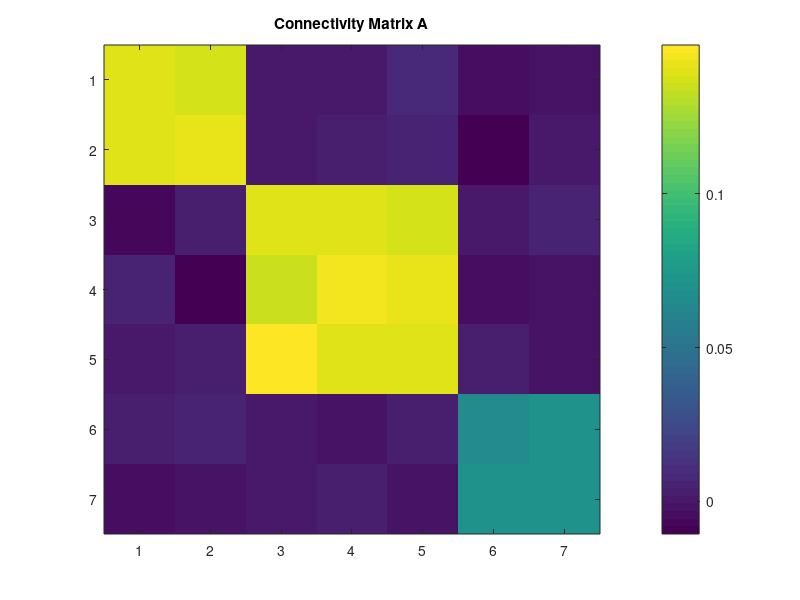

Reproduce this figure in MATLAB. (Note: this script raises an error after producing the figure.)

% Find the complex in a multivariate autoregressive model, 
%   X^t = A*X^{t-1} + E,
% where A is a connectivity matrix and E is gaussian noise.

clear all;

addpath(genpath('../PhiToolbox'))


%% generate time series data
%%%%%%%%%%%%%%%%%%%%%%%%%%%%%%%%%%%%%%%%%%%%%%%%%%%%%%%%%%%%%%%%%%%%%%%%%%%
disp('Generating time series data...')

%%% construct connectivity matrix %%%
N = 7; % the number of elements
A = eye(N)/N; % A: connectivity matrix
A(3:N-2, 3:N-2) = 1/N;
A(1:2, 1:2) = 1/N;
A(6:7, 6:7) = 0.5/N;
A = A + 0.01*randn(N)/sqrt(N);

figure(1)
imagesc(A)
title('Connectivity Matrix A')
colorbar;

%%% generate time series X using the AR model %%%
T = 10^6;
X = zeros(N,T);
X(:,1) = randn(N,1);
for t=2: T
    E = randn(N,1);
    X(:,t) = A*X(:,t-1) + E;
end


%% params
params.tau = 1; % time lag

%% options
options.type_of_dist = 'Gauss'; % type of probability distribution
options.type_of_phi = 'Geo'; % type of phi
options.type_of_MIPsearch = 'Queyranne'; % type of MIP search

%% find the complex
[Complexes, phis, Res, main_Complexes, main_phis] = Complex_Recursive(X, params, options);

figure(2)
hoge = sortrows([Res.phi, Res.Z], -1);
subplot(2,1,1), imagesc(hoge(:,2:end)'),title('Subsets')
subplot(2,1,2), plot(hoge(:,1)), xlim([0.5 length(Res.phi)+0.5]),title('\Phi')